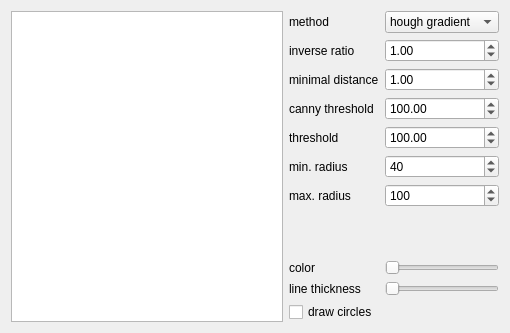
<?xml version="1.0" encoding="UTF-8"?>
<ui version="4.0">
 <class>DialogHoughCircles</class>
 <widget class="QDialog" name="DialogHoughCircles">
  <property name="geometry">
   <rect>
    <x>0</x>
    <y>0</y>
    <width>510</width>
    <height>333</height>
   </rect>
  </property>
  <property name="windowTitle">
   <string>Dialog</string>
  </property>
  <layout class="QGridLayout" name="gridLayout" columnstretch="2,0,0,0">
   <item row="0" column="2">
    <widget class="QLabel" name="label">
     <property name="text">
      <string>method</string>
     </property>
    </widget>
   </item>
   <item row="2" column="2">
    <widget class="QLabel" name="label_3">
     <property name="text">
      <string>minimal distance</string>
     </property>
    </widget>
   </item>
   <item row="0" column="3">
    <widget class="QComboBox" name="cBxMethod">
     <item>
      <property name="text">
       <string>hough gradient</string>
      </property>
     </item>
    </widget>
   </item>
   <item row="7" column="2" colspan="2">
    <spacer name="verticalSpacer">
     <property name="orientation">
      <enum>Qt::Vertical</enum>
     </property>
     <property name="sizeHint" stdset="0">
      <size>
       <width>20</width>
       <height>40</height>
      </size>
     </property>
    </spacer>
   </item>
   <item row="5" column="2">
    <widget class="QLabel" name="label_6">
     <property name="text">
      <string>min. radius</string>
     </property>
    </widget>
   </item>
   <item row="9" column="3">
    <widget class="QSlider" name="sliderLineThickness">
     <property name="minimum">
      <number>1</number>
     </property>
     <property name="maximum">
      <number>12</number>
     </property>
     <property name="orientation">
      <enum>Qt::Horizontal</enum>
     </property>
    </widget>
   </item>
   <item row="1" column="2">
    <widget class="QLabel" name="label_2">
     <property name="text">
      <string>inverse ratio</string>
     </property>
    </widget>
   </item>
   <item row="1" column="3">
    <widget class="QDoubleSpinBox" name="dblSBInvRat">
     <property name="minimum">
      <double>0.010000000000000</double>
     </property>
     <property name="maximum">
      <double>100.000000000000000</double>
     </property>
     <property name="singleStep">
      <double>0.100000000000000</double>
     </property>
     <property name="value">
      <double>1.000000000000000</double>
     </property>
    </widget>
   </item>
   <item row="6" column="2">
    <widget class="QLabel" name="label_7">
     <property name="text">
      <string>max. radius</string>
     </property>
    </widget>
   </item>
   <item row="3" column="2">
    <widget class="QLabel" name="label_4">
     <property name="text">
      <string>canny threshold</string>
     </property>
    </widget>
   </item>
   <item row="4" column="2">
    <widget class="QLabel" name="label_5">
     <property name="text">
      <string>threshold</string>
     </property>
    </widget>
   </item>
   <item row="9" column="2">
    <widget class="QLabel" name="label_8">
     <property name="text">
      <string>line thickness</string>
     </property>
    </widget>
   </item>
   <item row="0" column="0" rowspan="11" colspan="2">
    <widget class="QTableView" name="tableView"/>
   </item>
   <item row="6" column="3">
    <widget class="QSpinBox" name="sBMaxRadius">
     <property name="maximum">
      <number>10000</number>
     </property>
     <property name="value">
      <number>100</number>
     </property>
    </widget>
   </item>
   <item row="5" column="3">
    <widget class="QSpinBox" name="sBMinRadius">
     <property name="maximum">
      <number>10000</number>
     </property>
     <property name="value">
      <number>40</number>
     </property>
    </widget>
   </item>
   <item row="3" column="3">
    <widget class="QDoubleSpinBox" name="dblDBCannyThreshold">
     <property name="minimum">
      <double>1.000000000000000</double>
     </property>
     <property name="maximum">
      <double>255.000000000000000</double>
     </property>
     <property name="singleStep">
      <double>0.250000000000000</double>
     </property>
     <property name="value">
      <double>100.000000000000000</double>
     </property>
    </widget>
   </item>
   <item row="2" column="3">
    <widget class="QDoubleSpinBox" name="dblSBMinDist">
     <property name="minimum">
      <double>0.010000000000000</double>
     </property>
     <property name="maximum">
      <double>500.000000000000000</double>
     </property>
     <property name="singleStep">
      <double>0.100000000000000</double>
     </property>
     <property name="value">
      <double>1.000000000000000</double>
     </property>
    </widget>
   </item>
   <item row="4" column="3">
    <widget class="QDoubleSpinBox" name="dblSBThreshold">
     <property name="minimum">
      <double>1.000000000000000</double>
     </property>
     <property name="maximum">
      <double>5000.000000000000000</double>
     </property>
     <property name="singleStep">
      <double>0.250000000000000</double>
     </property>
     <property name="value">
      <double>100.000000000000000</double>
     </property>
    </widget>
   </item>
   <item row="8" column="2">
    <widget class="QLabel" name="label_9">
     <property name="text">
      <string>color</string>
     </property>
    </widget>
   </item>
   <item row="8" column="3">
    <widget class="QSlider" name="sliderColor">
     <property name="maximum">
      <number>255</number>
     </property>
     <property name="orientation">
      <enum>Qt::Horizontal</enum>
     </property>
    </widget>
   </item>
   <item row="10" column="2" colspan="2">
    <widget class="QCheckBox" name="cBDrawCircles">
     <property name="text">
      <string>draw circles</string>
     </property>
    </widget>
   </item>
  </layout>
 </widget>
 <resources/>
 <connections/>
</ui>
